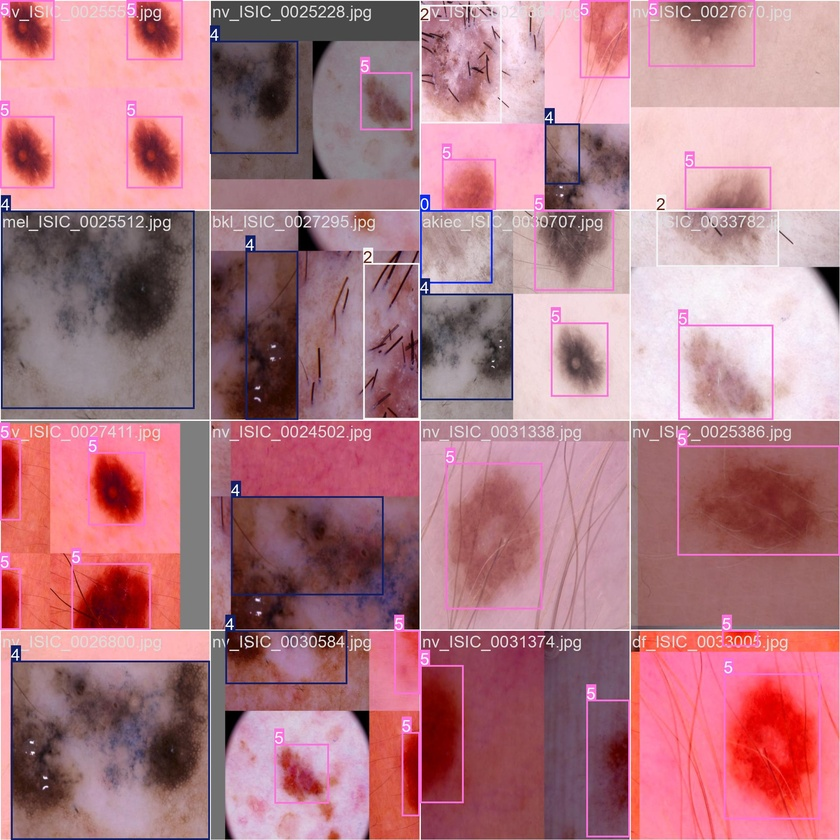
#> input picture logs/Basic(s)/train_batch0.jpg, 840 x 840 px, shrunk from 1920 x 1920 before the run
$ python -i custom_preprocessing.py   (imports and definitions only)   (older library calls are emulated)
#> lines starting #> are read from the running program, lines starting #| are printed output that depends on the picture; after the words box and inside, x2 and y2 are one past the last pixel; in counts of white or black regions, pixels touching at a corner belong together
#> further down, picture is the input picture: shape (840, 840, 3); mean B, G, R 133, 122.9, 177.8
import cv2
import numpy as np

def remove_hair(image):
    """Remove hair and other artifacts using morphological operations and inpainting."""
    gray_scale = cv2.cvtColor(image, cv2.COLOR_BGR2GRAY)
    kernel = cv2.getStructuringElement(cv2.MORPH_RECT, (7, 7))
    blackhat = cv2.morphologyEx(gray_scale, cv2.MORPH_BLACKHAT, kernel)
    enhanced = cv2.GaussianBlur(blackhat, (1, 1), 0)
    _, threshold = cv2.threshold(enhanced, 10, 255, cv2.THRESH_BINARY)
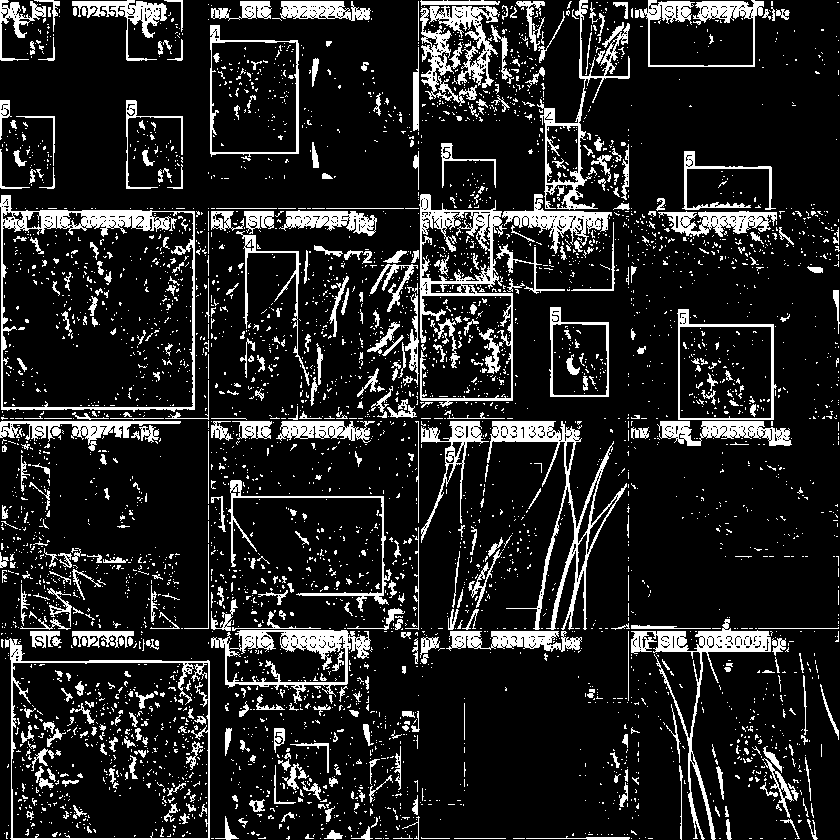
#> threshold: shape (840, 840); 14.2% white; 4563 white regions (4066 under 20 px), largest, box (x1, y1, x2, y2) and area: (0, 195, 195, 412) 4373, (487, 421, 627, 630) 4084, (419, 194, 513, 407) 4078
    inpainted_image = cv2.inpaint(image, threshold, 1, cv2.INPAINT_TELEA)
    return inpainted_image

def apply_clahe(image):
    """Apply CLAHE to enhance local contrast in the L channel of LAB color space."""
    lab = cv2.cvtColor(image, cv2.COLOR_BGR2LAB)
#> lab: shape (840, 840, 3); mean of channels 0, 1, 2 152.1, 150.3, 132.6
    l, a, b = cv2.split(lab)
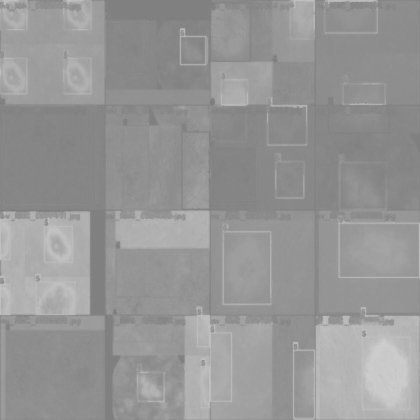
#> a: shape (840, 840) (shown at 1/2 size); min 120, max 206, mean 150.3
    clahe = cv2.createCLAHE(clipLimit=2.0, tileGridSize=(8, 8))
    l_clahe = clahe.apply(l)
    lab_clahe = cv2.merge((l_clahe, a, b))
#> lab_clahe: shape (840, 840, 3); mean of channels 0, 1, 2 147.5, 150.3, 132.6
    return cv2.cvtColor(lab_clahe, cv2.COLOR_LAB2BGR)
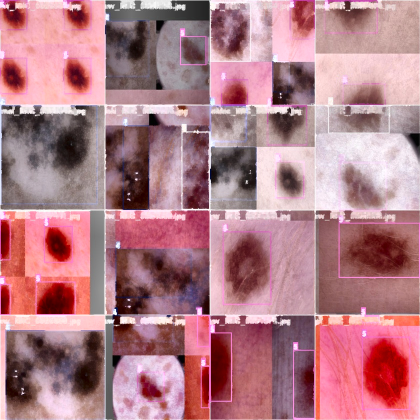
#> returned value: shape (840, 840, 3) (shown at 1/2 size); mean B, G, R 134.8, 125, 177.2

def color_normalization(image):
    """Normalize color channels to reduce variation due to illumination/camera."""
    mean_r = np.mean(image[:, :, 2])
#> mean_r = 177.2
    mean_g = np.mean(image[:, :, 1])
#> mean_g = 125
    mean_b = np.mean(image[:, :, 0])
#> mean_b = 134.8
    mean_gray = (mean_r + mean_g + mean_b) / 3.0
#> mean_gray = 145.7
    scale_r = mean_gray / (mean_r + 1e-6)
#> scale_r = 0.822
    scale_g = mean_gray / (mean_g + 1e-6)
#> scale_g = 1.17
    scale_b = mean_gray / (mean_b + 1e-6)
#> scale_b = 1.08

    normalized_image = image.copy()
    normalized_image[:, :, 2] = np.clip(image[:, :, 2] * scale_r, 0, 255)
    normalized_image[:, :, 1] = np.clip(image[:, :, 1] * scale_g, 0, 255)
    normalized_image[:, :, 0] = np.clip(image[:, :, 0] * scale_b, 0, 255)
    return normalized_image.astype(np.uint8)

def edge_enhancement(image):
    """Enhance edges using Sobel gradients and merge with the original image."""
    gray_image = cv2.cvtColor(image, cv2.COLOR_BGR2GRAY)
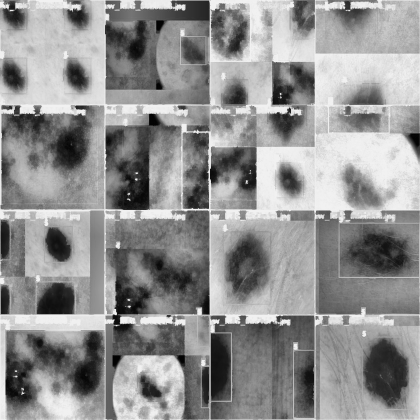
#> gray_image: shape (840, 840) (shown at 1/2 size); min 1, max 241, mean 144.6
    sobel_x = cv2.Sobel(gray_image, cv2.CV_64F, 1, 0, ksize=3)
    sobel_y = cv2.Sobel(gray_image, cv2.CV_64F, 0, 1, ksize=3)
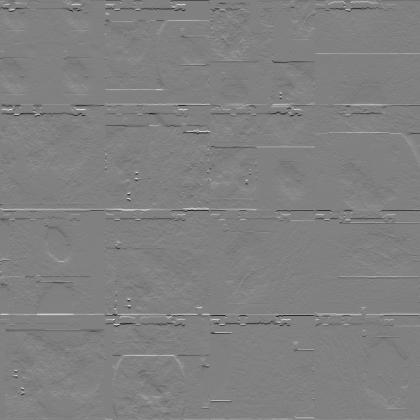
#> sobel_y: shape (840, 840) float64 (shown at 1/2 size); min -939, max 920, mean 0; drawn with min black and max white
    sobel_combined = cv2.magnitude(sobel_x, sobel_y)
    sobel_combined = cv2.normalize(sobel_combined, None, 0, 255, cv2.NORM_MINMAX)
    sobel_combined = sobel_combined.astype(np.uint8)
    enhanced_edges = cv2.merge([sobel_combined]*3)
    return cv2.addWeighted(image, 0.9, enhanced_edges, 0.1, 0)
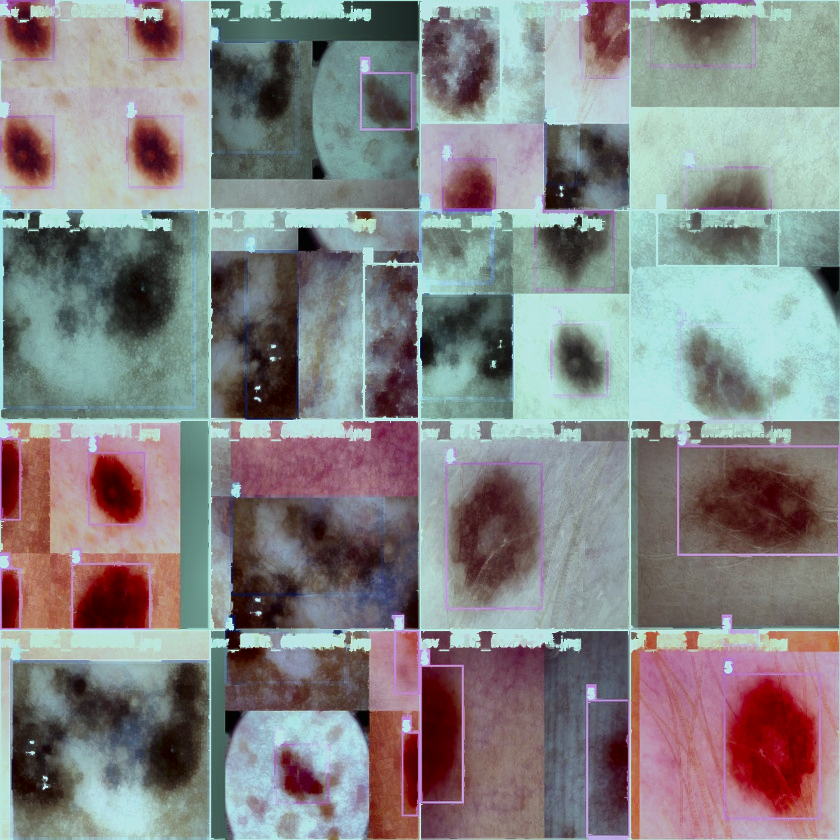
#> returned value: shape (840, 840, 3); mean of channels 0, 1, 2 131.6, 131.2, 132; drawn as B, G, R

def custom_preprocessing(image):
    """Run all preprocessing steps in sequence."""
    img = remove_hair(image)
    img = apply_clahe(img)
    img = color_normalization(img)
    img = edge_enhancement(img)
    return img

>>> import cv2
>>> picture = cv2.imread('logs/Basic(s)/train_batch0.jpg')
>>> result = custom_preprocessing(picture)

$ run again, on logs/Basic(s)/train_batch1.jpg
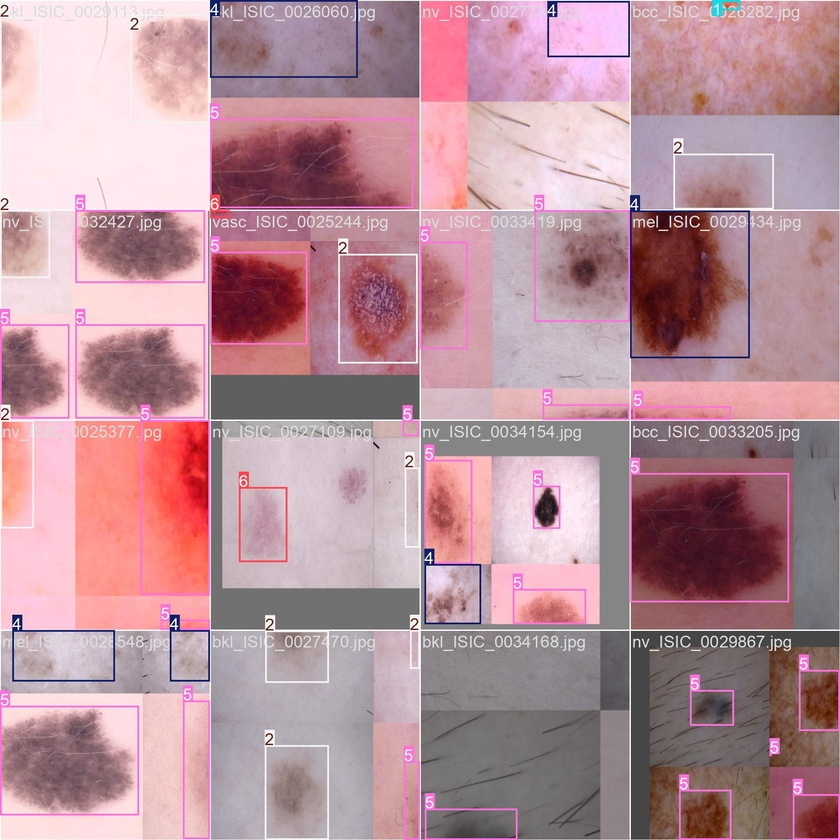
#> input picture logs/Basic(s)/train_batch1.jpg, 840 x 840 px, shrunk from 1920 x 1920 before the run
#> picture is the input picture: shape (840, 840, 3); mean B, G, R 153.9, 144.6, 183.2
#> in remove_hair, `_, threshold = cv2.threshold(enhanced, 10, 255, cv2.THRESH_BINARY)`:
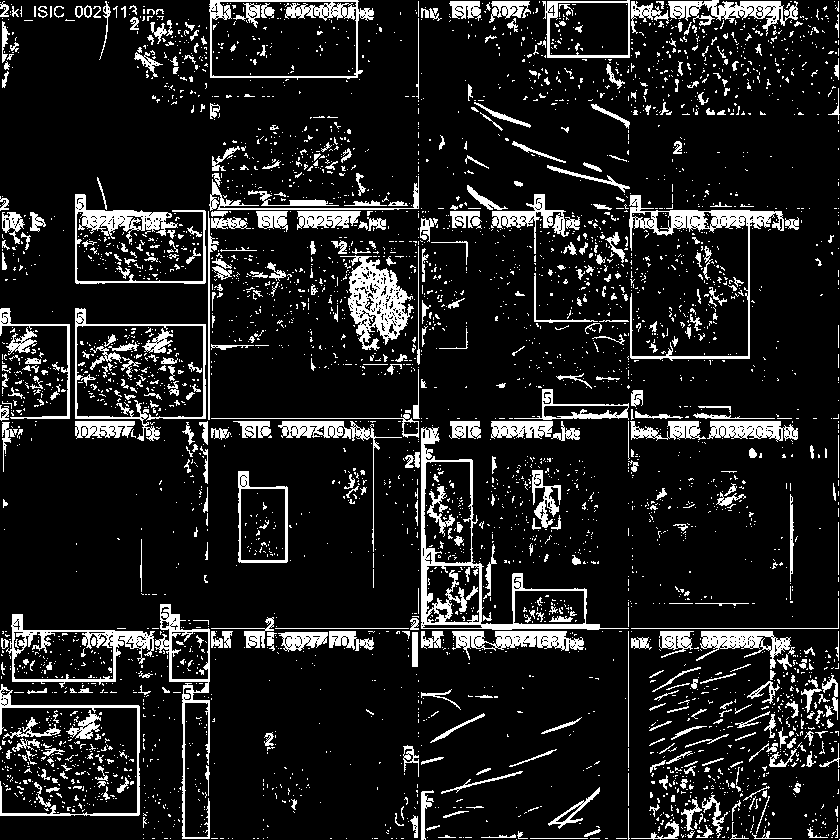
#> threshold: shape (840, 840); 12.5% white; 4117 white regions (3596 under 20 px), largest, box (x1, y1, x2, y2) and area: (421, 427, 629, 630) 4127, (340, 255, 414, 351) 3115, (629, 195, 784, 361) 3084
#> lab: shape (840, 840, 3); mean of channels 0, 1, 2 167.1, 143.9, 129.6
#> lab_clahe: shape (840, 840, 3); mean of channels 0, 1, 2 153.4, 143.9, 129.6
#> mean_r = 173
#> mean_g = 136.2
#> mean_b = 145.1
#> mean_gray = 151.4
#> scale_r = 0.875
#> scale_g = 1.11
#> scale_b = 1.04
#> in edge_enhancement, `return cv2.addWeighted(image, 0.9, enhanced_edges, 0.1, 0)`:
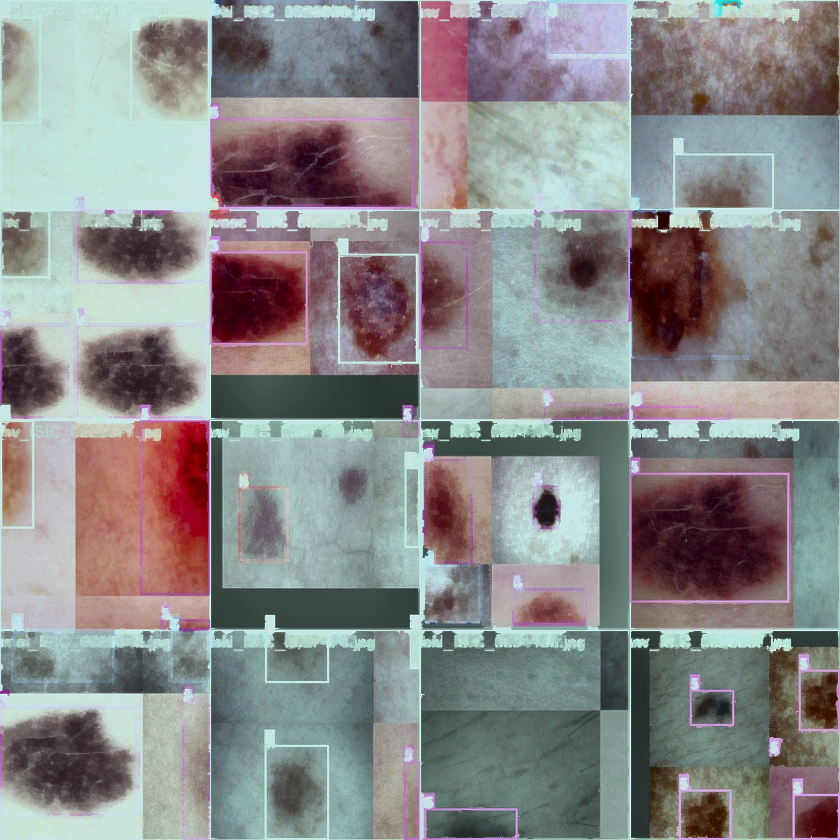
#> returned value: shape (840, 840, 3); mean of channels 0, 1, 2 137.1, 136.9, 137.3; drawn as B, G, R

$ run again, on logs/Basic(s)/train_batch2.jpg
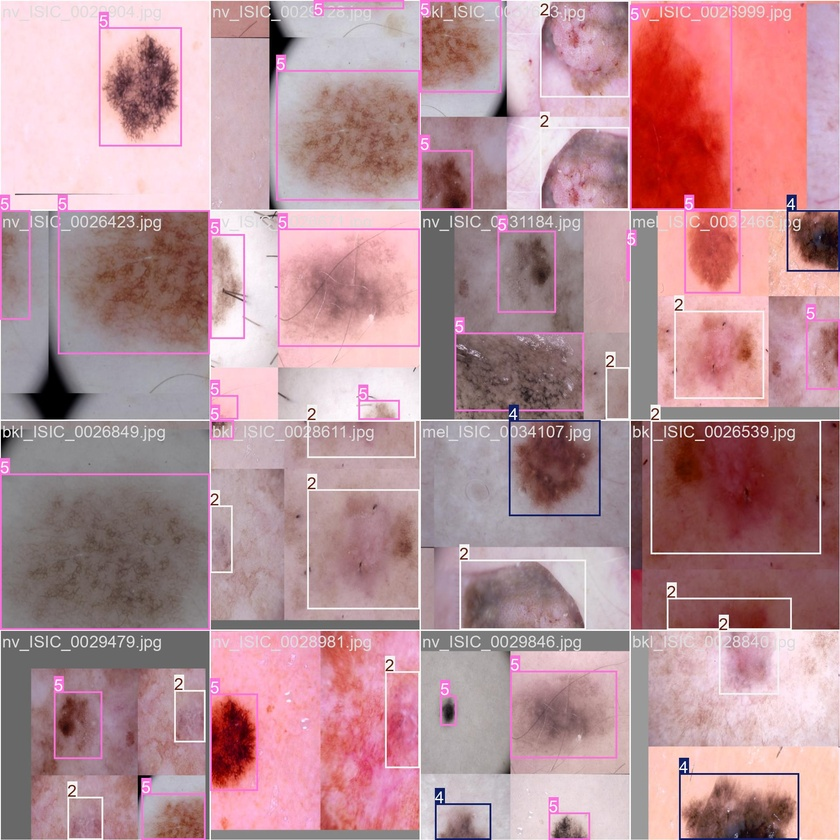
#> input picture logs/Basic(s)/train_batch2.jpg, 840 x 840 px, shrunk from 1920 x 1920 before the run
#> picture is the input picture: shape (840, 840, 3); mean B, G, R 150.9, 144.3, 183.8
#> in remove_hair, `_, threshold = cv2.threshold(enhanced, 10, 255, cv2.THRESH_BINARY)`:
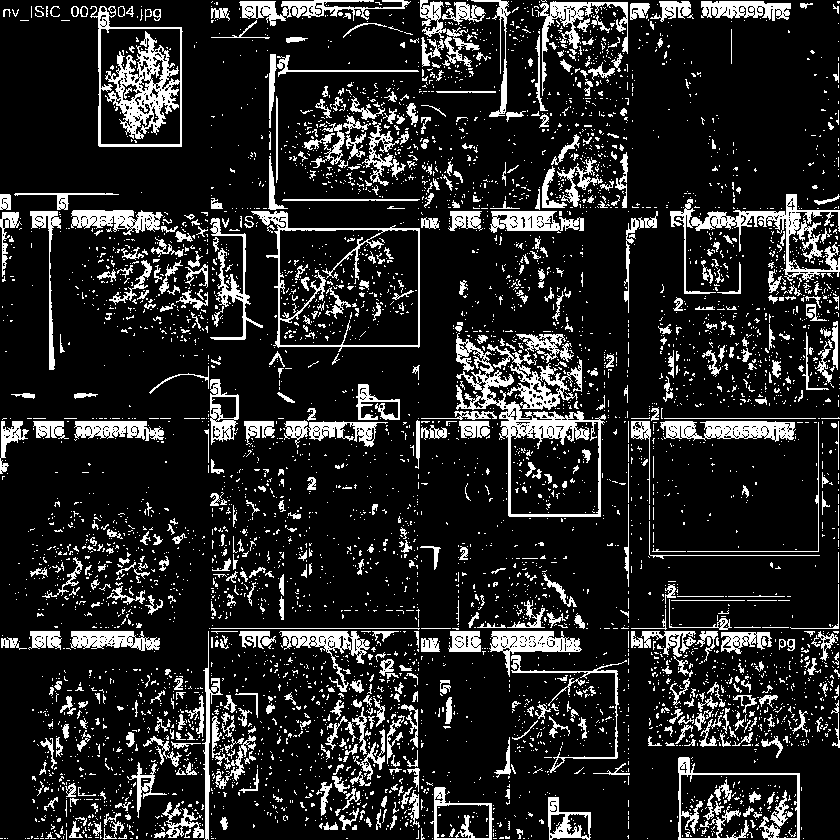
#> threshold: shape (840, 840); 15.1% white; 5381 white regions (4736 under 20 px), largest, box (x1, y1, x2, y2) and area: (90, 6, 183, 147) 4397, (456, 333, 606, 517) 4227, (670, 194, 840, 294) 2952
#> lab: shape (840, 840, 3); mean of channels 0, 1, 2 167.6, 143.7, 131.4
#> lab_clahe: shape (840, 840, 3); mean of channels 0, 1, 2 149.3, 143.7, 131.4
#> mean_r = 168.9
#> mean_g = 132.1
#> mean_b = 138.6
#> mean_gray = 146.5
#> scale_r = 0.867
#> scale_g = 1.11
#> scale_b = 1.06
#> in edge_enhancement, `return cv2.addWeighted(image, 0.9, enhanced_edges, 0.1, 0)`:
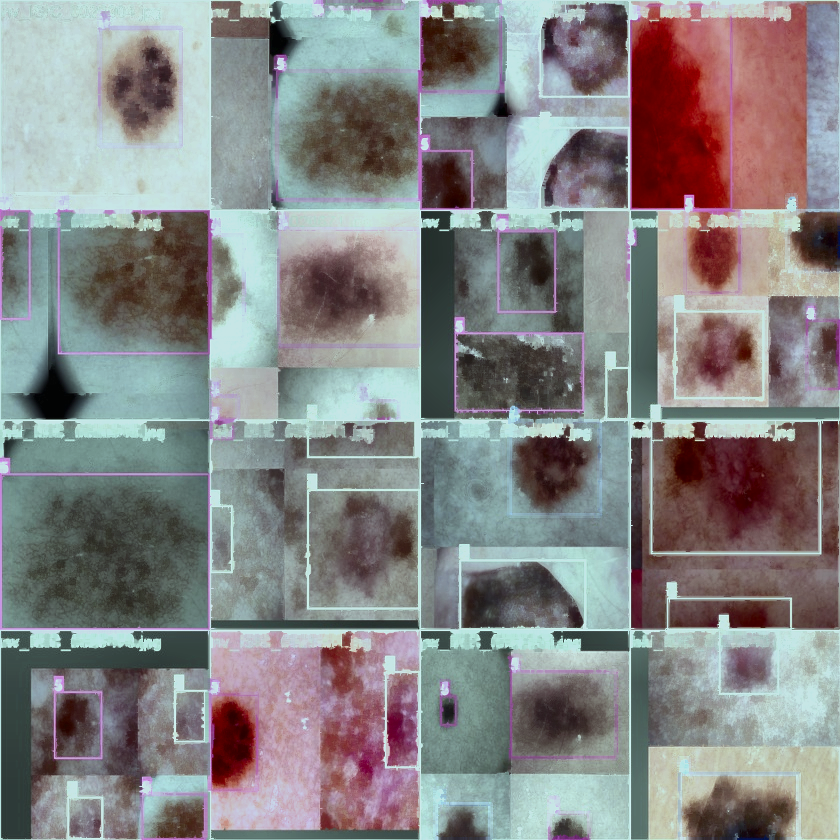
#> returned value: shape (840, 840, 3); mean of channels 0, 1, 2 132.7, 132.6, 132.9; drawn as B, G, R
